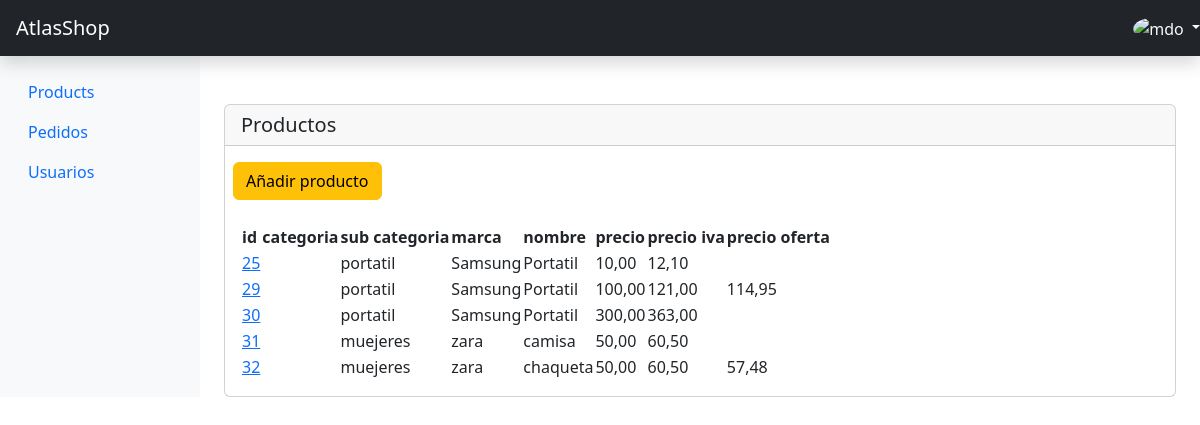
/administracion/producto-list (signed in), run on the app's committed database.
### main/models.py (models this page shows, shortened)
class Producto(models.Model):
    id = models.AutoField(db_column="id", primary_key=True, verbose_name=_('ID'))
    nombre = models.CharField(max_length=200,  )
    precio = models.DecimalField(default=0.00, decimal_places=2, max_digits=8, validators=[MinValueValidator(0.00)])
    unidades = models.PositiveIntegerField(default=0)
    iva = models.DecimalField(default=0.21, decimal_places=2, max_digits=5, validators=[MinValueValidator(0.00)])
    desccripcion = models.TextField(null=True, blank=True)
    en_oferta = models.BooleanField(default=False)
    porcentaje = models.PositiveSmallIntegerField(default=0, null=True, blank=True)
    subcategoria_id = models.ForeignKey(db_column='sucategoria_id', to=SubCategoria, on_delete=models.CASCADE, related_name='get_SubCategoria_Producto', verbose_name=_("SubCategoria"))
    marca_id = models.ForeignKey(db_column='marca_id', to=Marca, on_delete=models.CASCADE, related_name='get_Marca_Producto', verbose_name=_("Marca"))
    class Meta:
        db_table = "producto"
        verbose_name = "Producto"
        verbose_name_plural ="Productos"

class SubCategoria(models.Model):
    id = models.AutoField(db_column="id", primary_key=True, verbose_name=_('ID'))
    nombre = models.CharField(max_length=20, unique=True)
    categoria_id = models.ForeignKey(db_column='categoria_id', to=Categoria, on_delete=models.CASCADE, related_name='get_Categoria_SubCategoria', verbose_name=_("Categoria"))
    def __str__(self) -> str:
        return self.nombre
    class Meta:
        db_table = "subcategoria"
        verbose_name = "Sub Categoria"
        verbose_name_plural ="Sub Categorias"

class Marca(models.Model):
    id = models.AutoField(db_column="id", primary_key=True, verbose_name=_('ID'))
    nombre = models.CharField(max_length=20, unique=True)
    def __str__(self) -> str:
        return self.nombre
    class Meta:
        db_table = "t_marca"
        verbose_name = "Marca"
        verbose_name_plural ="Marcas"
        constraints = [
            models.UniqueConstraint(name='marca_uk-c', fields=['nombre'])
        ]

### administracion/productoViews.py (the view, shortened to what this page needs)
# urls.py: path('producto-list', ProductoListFilterPageView.as_view(), name='producto_list'),
@class_view_decorator(superuser_required)
class ProductoListFilterPageView(TemplateView):
    template_name='administracion/producto-list.html'
    def contexto(self, request, qsProducto:Producto): #form:formulariofilter
        try:
            for producto_id in qsProducto:
                precio = producto_id.precio  # Precio del producto
                iva = producto_id.iva
                precio_con_iva = Decimal(str(precio)) * (Decimal('1') + Decimal(str(iva)))
                producto_id.precio_con_iva = precio_con_iva
                if producto_id.en_oferta == True:
                    porcentaje = producto_id.porcentaje
                    porcentaje_oferta = Decimal(str(porcentaje)) / Decimal('100')
                    precio_oferta = precio_con_iva  * (Decimal('1') - porcentaje_oferta)
                    producto_id.precio_oferta = precio_oferta
            contexto = dict(
                qsProducto=qsProducto,
            )
            return contexto
        except Exception as Err:
            return Err
    def get(self, request, *args, **kwargs):
        qsProducto = Producto.objects.all()
        contexto = self.contexto(request, qsProducto)
        if request.session.get("add_contexto", None) is not None:
            contexto.update(request.session["add_contexto"])
            del request.session["add_contexto"]
        return render(request, self.template_name, contexto)

### administracion/permisos.py (called while the page is built)
def superuser_required(view_func):
    return user_passes_test(lambda u: u.is_superuser, login_url='administracion:login')(view_func)

### administracion/templates/administracion/producto-list.html (shortened to what this page needs)
{% extends 'administracion/base.html' %}
{% load static %}
{% load i18n %}
{% block link %}
<link rel="stylesheet" href="https://cdnjs.cloudflare.com/ajax/libs/boxicons/2.1.0/css/boxicons.min.css" />
<link rel="stylesheet" href="https://cdnjs.cloudflare.com/ajax/libs/MaterialDesign-Webfont/5.3.45/css/materialdesignicons.css" />
<link rel="stylesheet" href="https://cdn.datatables.net/2.0.8/css/dataTables.dataTables.css" />
{% endblock link %}
{% block content %}
<div class="card mt-5">
  <h5 class="card-header"> Productos</h5>
  <div class="m-2 mt-3">
    <a href="{% url 'administracion:producto_new' %}" class="btn btn-warning">
      Añadir producto
    </a>
  </div>
<div class="card-body">
  <table id="myTable" class="display">
    <thead>
        <tr>
          <th>id</th>
          <th>categoria</th>
          <th>sub categoria</th>
          <th>marca</th>
          <th>nombre</th>
          <th>precio</th>
          <th>precio iva</th>
          <th>precio oferta</th>
        </tr>
    </thead>
    <tbody>
      {% for producto  in qsProducto %}
      <tr>
        <td>
          <a href="{% url 'administracion:producto_edit' key=producto.id %}">
            {{producto.id}}
          </a>
        </td>
        <td>{{producto.categoria_id}}</td>
        <td>{{producto.subcategoria_id}}</td>
        <td>{{producto.marca_id}}</td>
        <td>{{producto.nombre}}</td>
        <td>{{producto.precio}}</td>
        <td>{{producto.precio_con_iva|floatformat:2}}</td>
        <td>{{producto.precio_oferta|floatformat:2}}</td>
       </tr>
      {% endfor %}
    </tbody>
  </table>
  </div>
</div>
{% endblock content %}

### data on the page
Producto: id "25", subcategoria_id "portatil", marca_id "Samsung", nombre "Portatil", precio "10,00", precio_con_iva "12,10"
Producto: id "29", subcategoria_id "portatil", marca_id "Samsung", nombre "Portatil", precio "100,00", precio_con_iva "121,00", precio_oferta "114,95"
Producto: id "30", subcategoria_id "portatil", marca_id "Samsung", nombre "Portatil", precio "300,00", precio_con_iva "363,00"
Producto: id "31", subcategoria_id "muejeres", marca_id "zara", nombre "camisa", precio "50,00", precio_con_iva "60,50"
Producto: id "32", subcategoria_id "muejeres", marca_id "zara", nombre "chaqueta", precio "50,00", precio_con_iva "60,50", precio_oferta "57,48"
